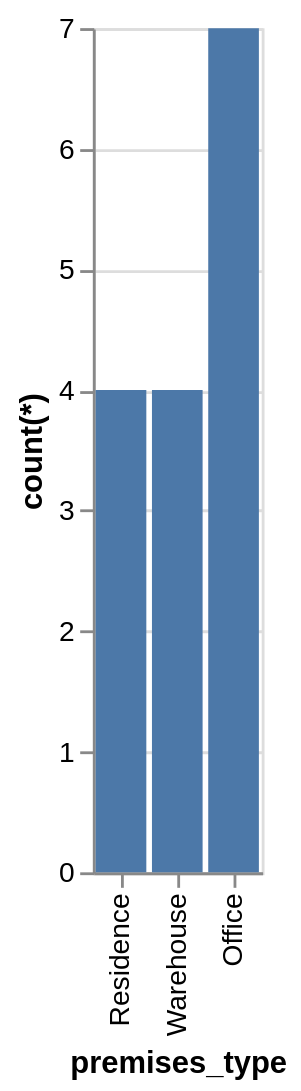

Vega-Lite specification for this chart:
### Vega-Lite specification from a JSON file in a GitHub repository (floating-point values rounded to 4 significant figures)
{"data": {"values": [{"x_data": "Residence", "y_data": 4}, {"x_data": "Warehouse", "y_data": 4}, {"x_data": "Office", "y_data": 7}]}, "mark": "bar", "encoding": {"x": {"field": "x_data", "type": "nominal", "title": "premises_type", "sort": {"op": "sum", "field": "y_data", "order": "ascending"}}, "y": {"field": "y_data", "type": "quantitative", "title": "count(*)"}}}
